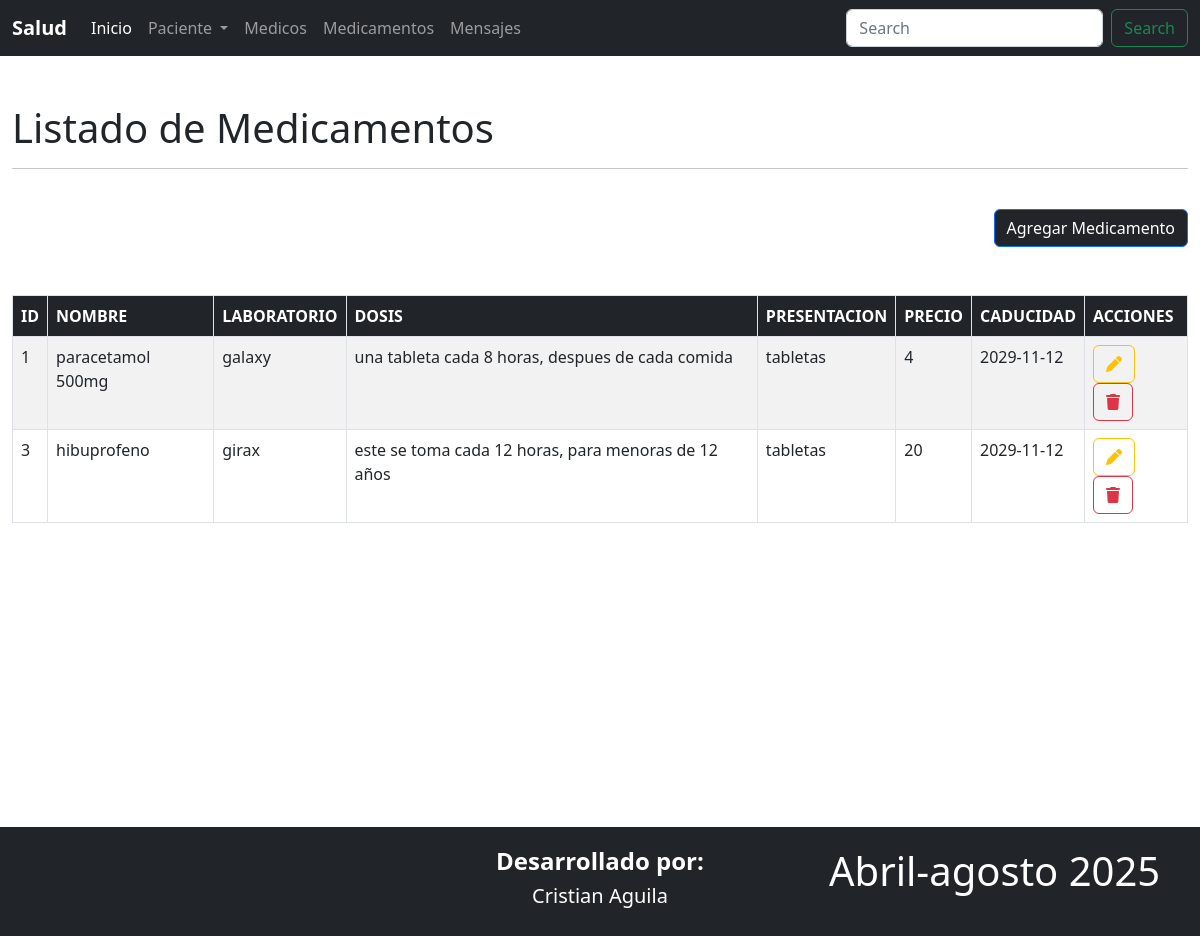
Screenshot of /medicamentos/ with the database file from the repository.
### Aplicaciones/Medicamentos/models.py (models this page shows, shortened)
class Medicamento(models.Model):
    id=models.AutoField(primary_key=True)
    nombre=models.CharField(max_length=100)
    laboratorio=models.CharField(max_length=100)
    dosis=models.TextField()
    presentacion=models.CharField(max_length=100)
    precio=models.CharField(max_length=100)
    caducidad=models.CharField(max_length=100)

### Aplicaciones/Medicamentos/views.py (the view)
# urls.py: path('',views.inicioMe),
def inicioMe(request):
    listadoMedicamentos=Medicamento.objects.all()
    return render(request,"inicioMe.html",{'medicamentos':listadoMedicamentos})

### Aplicaciones/Medicamentos/templates/inicioMe.html (shortened to what this page needs)
{% extends './plantilla.html' %}
{% block contenido %}
<br>
<h1>Listado de Medicamentos</h1>
<hr>
<br>
<div class="text-end">
    <a href="nuevoMedicamento" class="btn btn-primary bg-dark">Agregar Medicamento</a>
</div>
<br>
<br>
<table class="table table-bordered table-striped table-hover">
    <thead class="bg-dark" style="color: white;">
        <tr>
            <th>ID</th>
            <th>NOMBRE</th>
            <th>LABORATORIO</th>
            <th>DOSIS</th>
            <th>PRESENTACION</th>
            <th>PRECIO</th>
            <th>CADUCIDAD</th>
            <th>ACCIONES</th>
        </tr>
    </thead>
    <tbody>
        {%for MedicamentoTemporal in medicamentos %}
            <tr>
                <td>{{MedicamentoTemporal.id}}</td>
                <td>{{MedicamentoTemporal.nombre}}</td>
                <td>{{MedicamentoTemporal.laboratorio}}</td>
                <td>{{MedicamentoTemporal.dosis}}</td>
                <td>{{MedicamentoTemporal.presentacion}}</td>
                <td>{{MedicamentoTemporal.precio}}</td>
                <td>{{MedicamentoTemporal.caducidad}}</td>
                <td>
                    <a href="editarMedicamentos/{{MedicamentoTemporal.id}}" class="btn btn-outline-warning">
                        <i class="fa fa-pen"></i>
                    </a>
                    <a href="#"  class="btn btn-outline-danger" onclick="confirmarEliminacion('{{ MedicamentoTemporal.id }}')" >
                        <i class="fa fa-trash"></i>
                    </a>
                </td>
            </tr>
        {% endfor %}
    </tbody>
</table><br><br><br><br><br><br><br><br><br><br><br><br>
{% endblock %}

### rows the page displays
Medicamento: id "1", nombre "paracetamol 500mg", laboratorio "galaxy", dosis "una tableta cada 8 horas, despues de cada comida", presentacion "tabletas", precio "4", caducidad "2029-11-12"
Medicamento: id "3", nombre "hibuprofeno", laboratorio "girax", dosis "este se toma cada 12 horas, para menoras de 12 años", presentacion "tabletas", precio "20", caducidad "2029-11-12"
